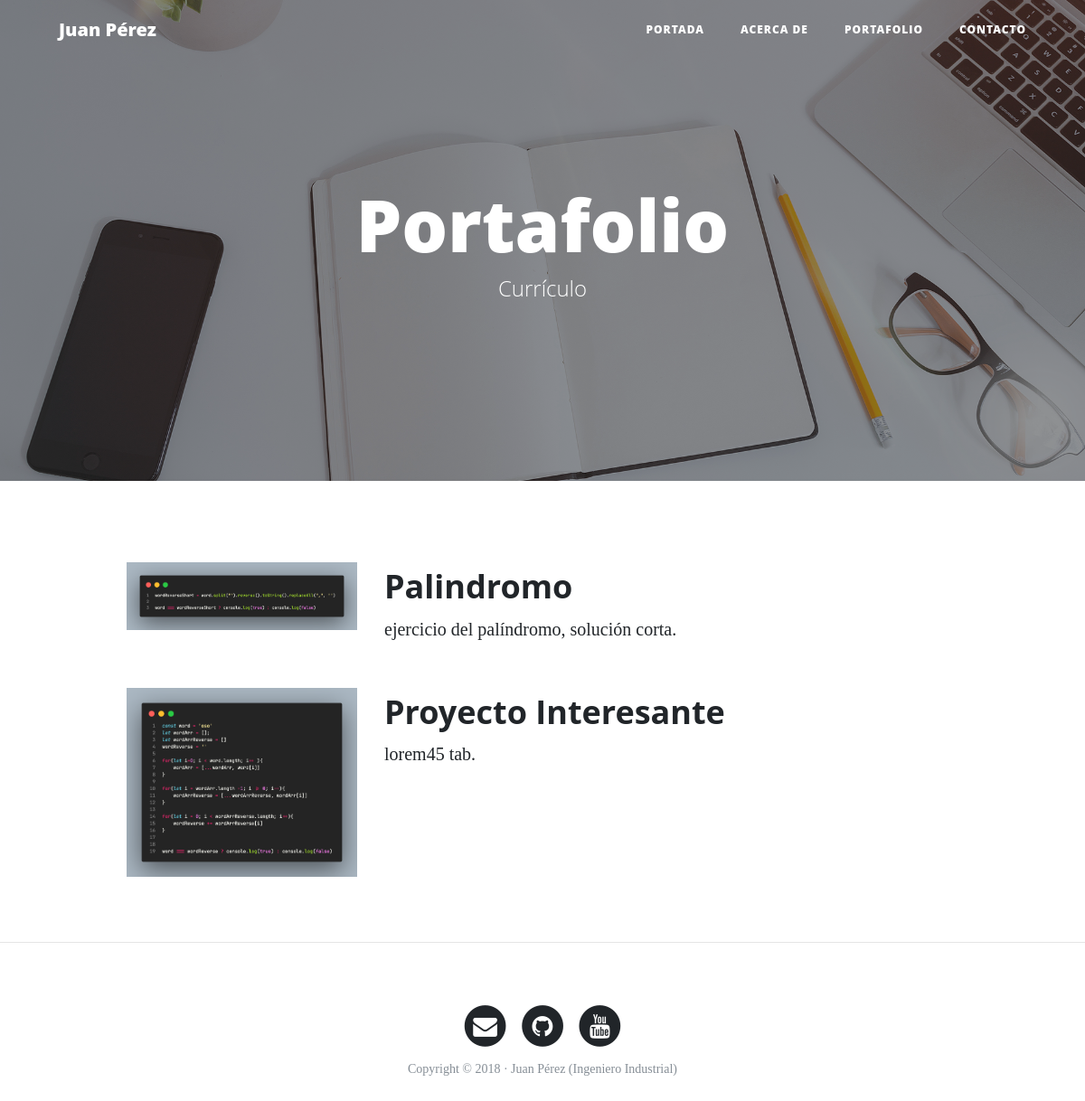
/portfolio/, run on an earlier commit of the app's database.
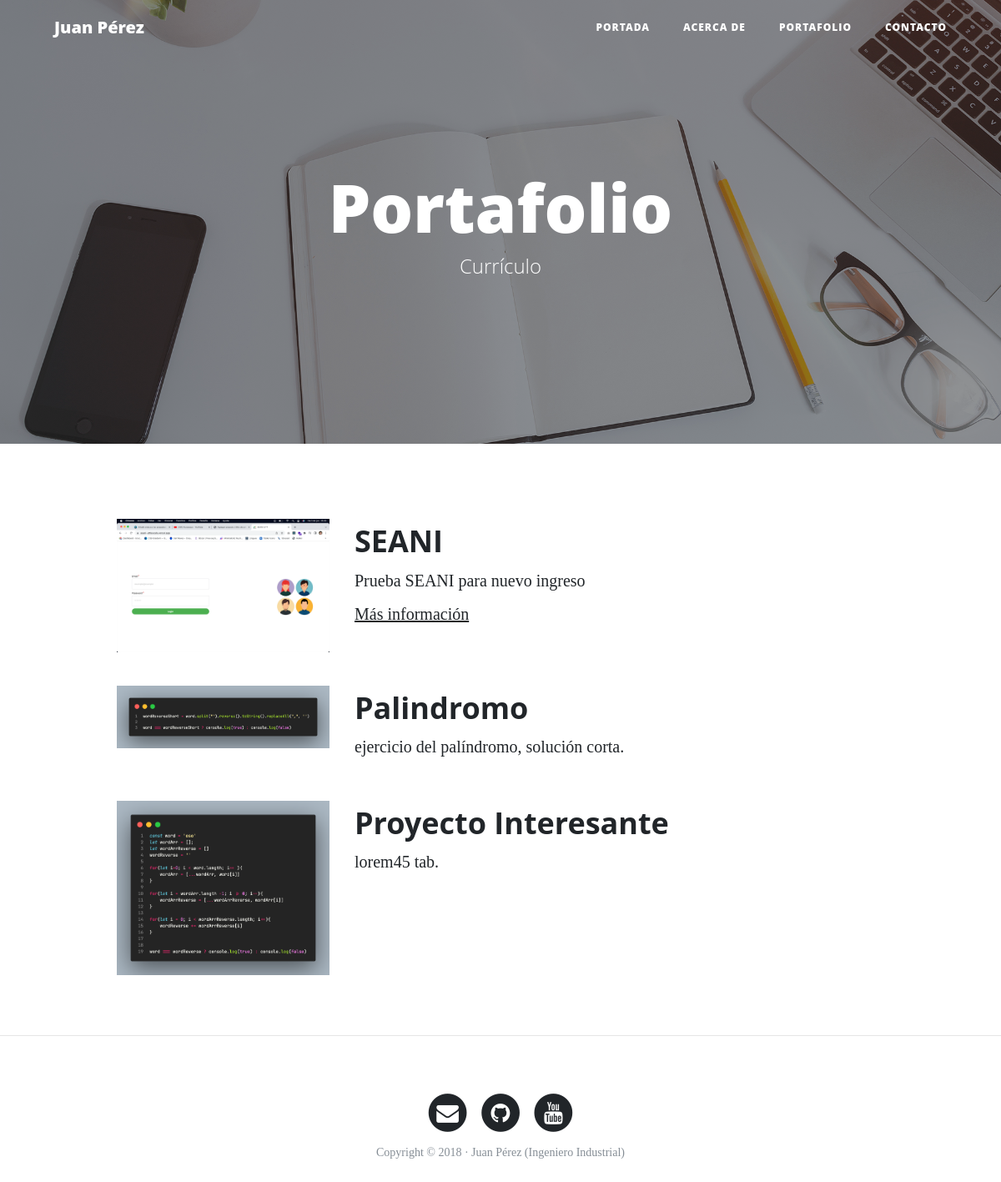
And on a later commit of the database.
### portfolio/models.py (models this page shows, shortened)
class Project(models.Model):
    title = models.CharField(max_length=200,
        verbose_name="Título")
    description = models.TextField(
        verbose_name="Descripción")
    image = models.ImageField(upload_to="projects",
        verbose_name="Imagen")
    link = models.URLField(null=True, blank=True,  # <=====
        verbose_name="Dirección Web")
    created = models.DateTimeField(auto_now_add=True,
        verbose_name="Fecha de creación")
    updated = models.DateTimeField(auto_now=True,
        verbose_name="Fecha de edición")
    class Meta:
        verbose_name = "proyecto"
        verbose_name_plural = "proyectos"
        ordering = ["-created"]

### portfolio/views.py (the view)
# urls.py: path('portfolio/', portfolio_views.portfolio, name="portfolio"),
def portfolio(request):
    projects = Project.objects.all()
    return render(request, "portfolio/portfolio.html", {'projects':projects})

### portfolio/templates/portfolio/portfolio.html (shortened to what this page needs)
{% extends 'core/base.html' %}
{% load static %}
{% block background %}{% static 'core/img/portfolio-bg.jpg' %}{% endblock %}
{% block headers %}
    <h1>Portafolio</h1>
    <span class="subheading">Currículo</span>
{% endblock %}
{% block content %}
    {% for project in projects %}
        <div class="row project">
            <div class="col-lg-3 col-md-4 offset-lg-1">
                <img class="img-fluid" src="{{project.image.url}}" alt="">
            </div>
            <div class="col-lg-7 col-md-8">
                <h2 class="section-heading title">{{project.title}}</h2>
                <p>{{project.description}}</p>
                {% if project.link %}
                    <p><a href="{{project.link}}">Más información</a></p>
                {% endif %}
            </div>
        </div>
    {% endfor %}
{% endblock %}

### core/templates/core/base.html (shortened to what this page needs)
<!DOCTYPE html>
<html lang="es">
  <head>
    {% load static %}
    <link href="{% static 'core/vendor/bootstrap/css/bootstrap.min.css' %}" rel="stylesheet">
    <link href="{% static 'core/vendor/font-awesome/css/font-awesome.min.css' %}" rel="stylesheet" type="text/css">
    <link href="{% static 'core/css/clean-blog.min.css' %}" rel="stylesheet">
  </head>
  <body>
    <nav class="navbar navbar-expand-lg navbar-light fixed-top" id="mainNav">
      <div class="container">
        <a class="navbar-brand" href="{% url 'home' %}">Juan Pérez</a>
        <div class="collapse navbar-collapse" id="navbarResponsive">
            <ul class="navbar-nav ml-auto">
                <li class="nav-item">
                    <a class="nav-link" href="{% url 'home' %}">Portada</a>
                </li>
                <li class="nav-item">
                    <a class="nav-link" href="{% url 'about' %}">Acerca de</a>
                </li>
                <li class="nav-item">
                    <a class="nav-link" href="{% url 'portfolio' %}">Portafolio</a>
                </li>
                <li class="nav-item">
                    <a class="nav-link" href="{% url 'contact' %}">Contacto</a>
                </li>
            </ul>
        </div>
      </div>
    </nav>
    <header class="masthead" style="background-image: url('{% block background %}{% endblock %}')">
      <div class="overlay"></div>
      <div class="container">
        <div class="row">
          <div class="col-lg-8 col-md-10 mx-auto">
            <div class="site-heading">
                {% block headers %}{% endblock %}
            </div>
          </div>
        </div>
      </div>
    </header>
    <div class="container">
        {% block content %}{% endblock %}
    </div>
    {% if request.path != "/" %}<hr>{% endif %}
    <footer>
      <div class="container">
        <div class="row">
          <div class="col-lg-8 col-md-10 mx-auto">
            <ul class="list-inline text-center">
              <li class="list-inline-item">
                <a href="#">
                  <span class="fa-stack fa-lg">
                    <i class="fa fa-circle fa-stack-2x"></i>
                    <i class="fa fa-envelope fa-stack-1x fa-inverse"></i>
                  </span>
                </a>
              </li>
              <li class="list-inline-item">
                <a href="#">
                  <span class="fa-stack fa-lg">
                    <i class="fa fa-circle fa-stack-2x"></i>
                    <i class="fa fa-github fa-stack-1x fa-inverse"></i>
                  </span>
                </a>
              </li>
              <li class="list-inline-item">
                <a href="#">
                  <span class="fa-stack fa-lg">
                    <i class="fa fa-circle fa-stack-2x"></i>
                    <i class="fa fa-youtube fa-stack-1x fa-inverse"></i>
                  </span>
                </a>
              </li>
            </ul>
            <p class="copyright text-muted">Copyright &copy; 2018 · Juan Pérez (Ingeniero Industrial) </p>
          </div>
        </div>
      </div>
    </footer>
  </body>
</html>

What changed in the data, as far as the page shows it:
added Project: image (picture), title "SEANI", description "Prueba SEANI para nuevo ingreso"
